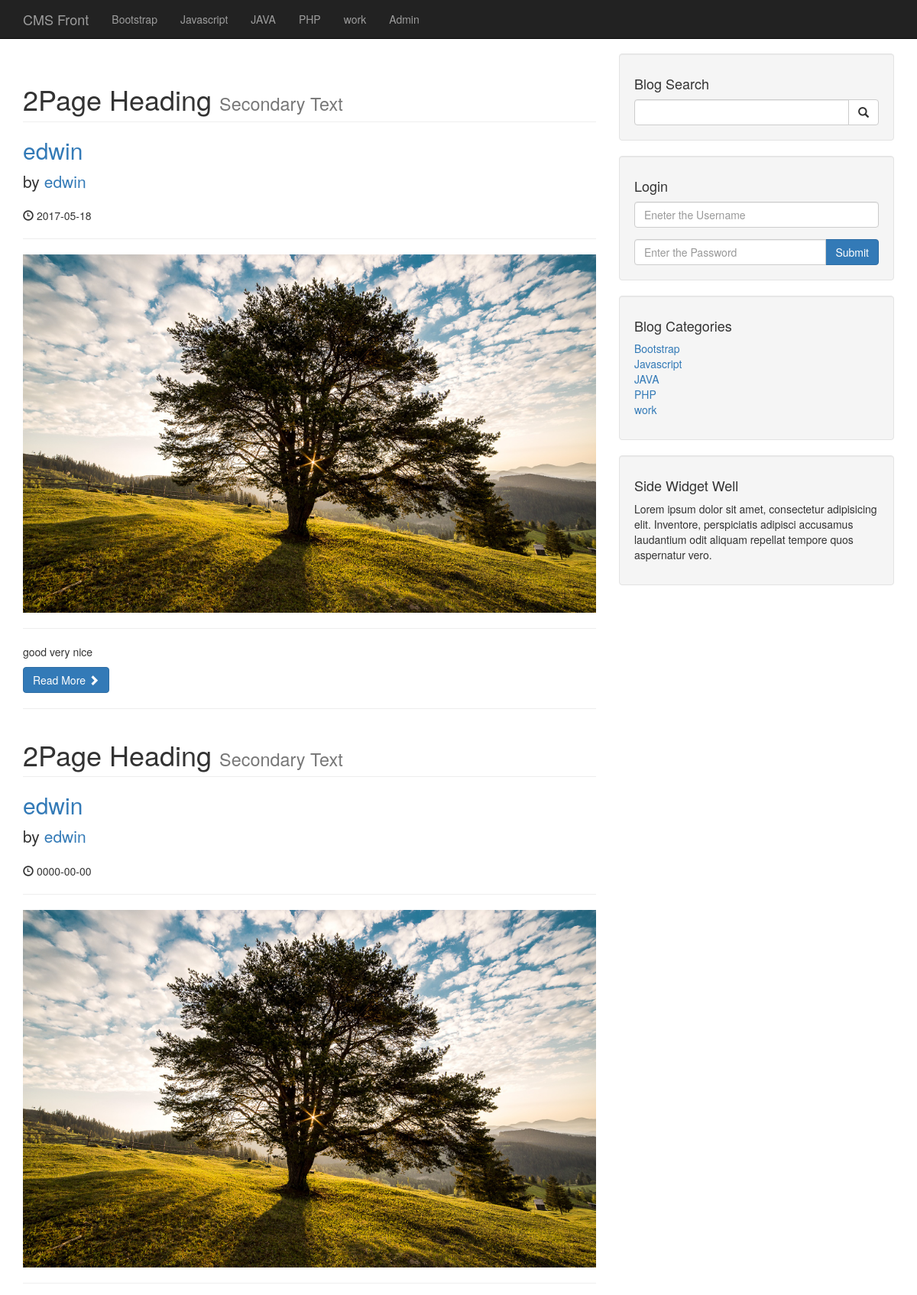
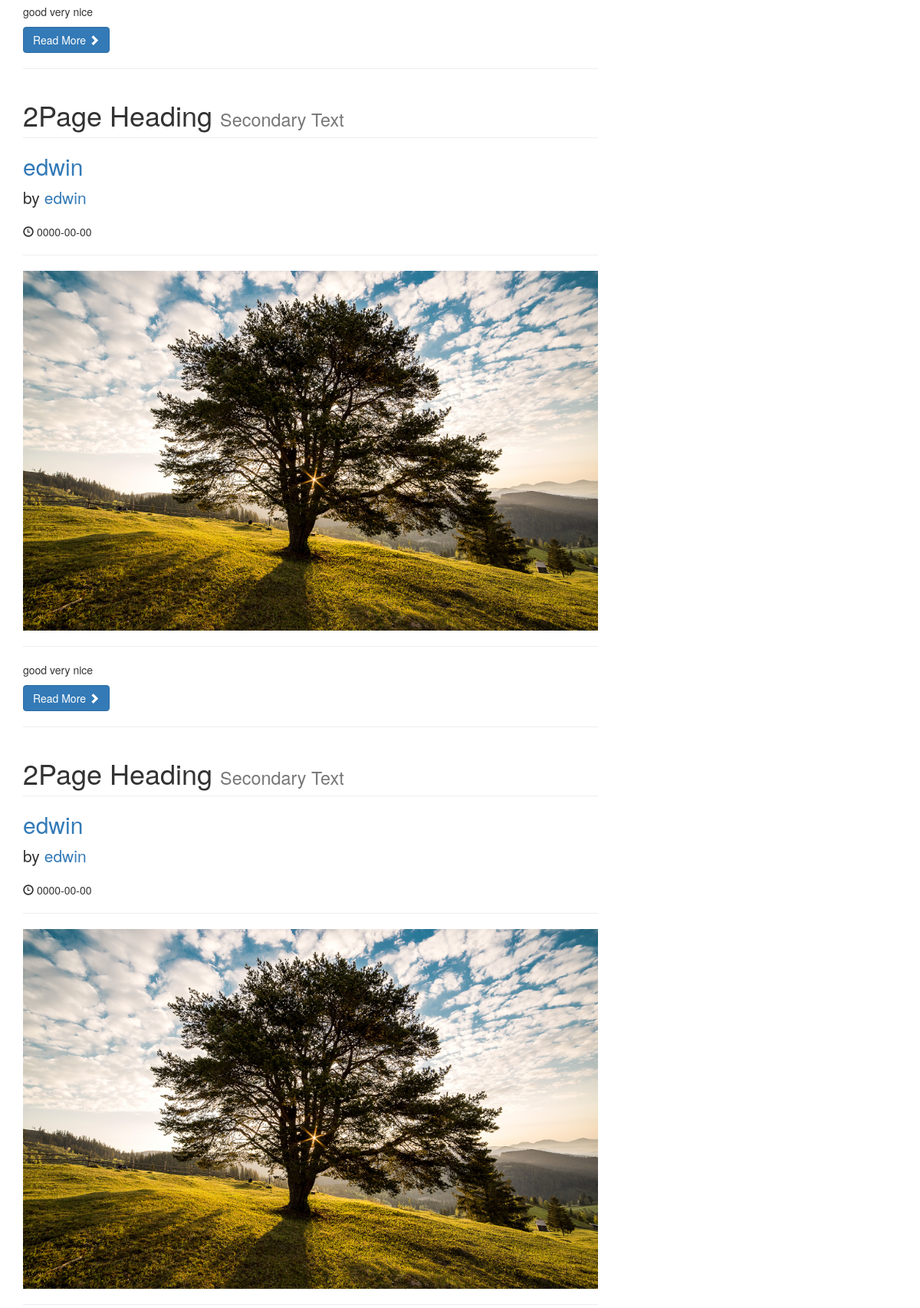
The page / (upper part) on the database its author committed (2 pictures, top to bottom).
### tables this page shows
CREATE TABLE `categories` (
  `cat_id` int(3) NOT NULL,
  `cat_title` varchar(255) NOT NULL
);

CREATE TABLE `posts` (
  `post_id` int(3) NOT NULL,
  `post_category_id` int(3) NOT NULL,
  `post_title` varchar(255) NOT NULL,
  `post_author` varchar(255) NOT NULL,
  `post_date` date NOT NULL,
  `post_image` text NOT NULL,
  `post_content` text NOT NULL,
  `post_tags` varchar(255) NOT NULL,
  `post_comment_count` int(11) NOT NULL,
  `post_status` varchar(255) NOT NULL DEFAULT 'draft'
);

### index.php (the view, shortened to what this page needs)
<?php include "includes/header.php"; ?>
<?php include "includes/db.php"; ?>
<?php include "includes/navigation.php"; ?>
    <div class="container">
        <div class="row">
            <div class="col-md-8">
                <?php
                $post_query_count="SELECT * FROM posts";
                $find_count=mysqli_query($connection,$post_query_count);
                $count=mysqli_num_rows($find_count);
                $count=ceil($count/5);
                if(isset($_GET['page'])){
                $page = $_GET['page'];
                }else{
                $page = "";
                }
                if($page == "" || $page == 1){
                $page_1 = 0;
                }else{
                $page_1 = ($page * 5) - 5;
                }
                $query="SELECT * FROM posts LIMIT $page_1,5";
                $select_all_posts_query=mysqli_query($connection,$query);
                while($row=mysqli_fetch_assoc($select_all_posts_query)){
                    $post_id=$row['post_id'];
                    $post_title=$row['post_title'];
                    $post_author=$row['post_author'];
                    $post_date=$row['post_date'];
                    $post_image=$row['post_image'];
                    $post_content=substr($row['post_content'],0,100);
                    $post_status=$row['post_status'];
                    if($post_status == 'published'){
                        echo "<h1> NO POST SORRY </h1>";
                    }
                    else{
                     ?>
                <h1 class="page-header">
                    <?php echo $count ?>Page Heading
                    <small>Secondary Text</small>
                </h1>
                <h2>
                    <a href="post.php?p_id=<?php echo $post_id; ?>"><?php echo $post_title; ?></a>
                </h2>
                <p class="lead">
                    by <a href="index.php"><?php echo $post_author ?></a>
                </p>
                <p><span class="glyphicon glyphicon-time"></span> <?php echo $post_date ?></p>
                <hr>
                <a href="post.php?p_id=<?php echo $post_id; ?>"><img class="img-responsive" src="images/<?php echo $post_image;?>" alt=""></a>
                <hr>
                <p><?php echo $post_content ?></p>
                <a class="btn btn-primary" href="post.php?p_id=<?php echo $post_id; ?>">Read More <span class="glyphicon glyphicon-chevron-right"></span></a>
                <hr>
                <?php }  } ?>
            </div>
            <?php include "includes/sidebar.php"; ?>
        </div>
<?php include "includes/footer.php"; ?>

### includes/navigation.php (shortened to what this page needs)
<nav class="navbar navbar-inverse navbar-fixed-top" role="navigation">
    <div class="container">
        <div class="navbar-header">
            <a class="navbar-brand" href="index.php">CMS Front</a>
        </div>
        <div class="collapse navbar-collapse" id="bs-example-navbar-collapse-1">
            <ul class="nav navbar-nav">
                <?php
                $query="SELECT * FROM categories";
                $select_all_categories_query=mysqli_query($connection,$query);
                while($row=mysqli_fetch_assoc($select_all_categories_query)){
                    $cat_title=$row['cat_title'];
                    echo "<li><a href='#'>{$cat_title}</a></li>";
                }
                ?>
                <li>
                    <a href="admin">Admin</a>
                </li>
            </ul>
        </div>
    </div>
</nav>

### includes/sidebar.php
<div class="col-md-4">
    <div class="well">
        <h4>Blog Search</h4>
        <form action="search.php" method="post">
        <div class="input-group">
            <input name="search" type="text" class="form-control">
            <span class="input-group-btn">
                <button class="btn btn-default" type="submit" name="submit">
                    <span class="glyphicon glyphicon-search"></span>
            </button>
            </span>
        </div>
        </form>
    </div>
    <div class="well">
        <h4>Login</h4>
        <form action="includes/login.php" method="post">
        <div class="form-group">
            <input name="username" type="text" placeholder="Eneter the Username" class="form-control">
        </div>
        <div class="input-group">
            <input name="password" type="password" placeholder="Enter the Password" class="form-control">
            <span class="input-group-btn">
                <button class="btn btn-primary" name="login" type="submit">
                Submit
                </button>
            </span>
        </div>
        </form>
    </div>
    <div class="well">
        <?php
        $query="SELECT * FROM categories";
        $select_categories_sidebar=mysqli_query($connection,$query);
        ?>
        <h4>Blog Categories</h4>
        <div class="row">
            <div class="col-lg-12">
                <ul class="list-unstyled">
            <?php
                while($row=mysqli_fetch_assoc($select_categories_sidebar)){
                $cat_title=$row['cat_title'];
                $cat_id=$row['cat_id'];
                echo "<li><a href='category.php?category=$cat_id'>{$cat_title}</a></li>";
                }
            ?>
                </ul>
            </div>
        </div>
    </div>
    <?php include "includes/widget.php"; ?>
</div>

### css/blog-home.css (style rules this page uses)
body { padding-top: 70px; }

### rows shown on the page
categories: cat_title "Bootstrap"
categories: cat_title "Javascript"
categories: cat_title "JAVA"
categories: cat_title "PHP"
categories: cat_title "work"
posts: post_title "edwin", post_author "edwin", post_date "2017-05-18", post_image (picture), post_content "good very nice"
posts: post_title "edwin", post_author "edwin", post_date "0000-00-00", post_image (picture), post_content "good very nice"
posts: post_title "edwin", post_author "edwin", post_date "0000-00-00", post_image (picture), post_content "good very nice"
posts: post_title "edwin", post_author "edwin", post_date "0000-00-00", post_image (picture)
